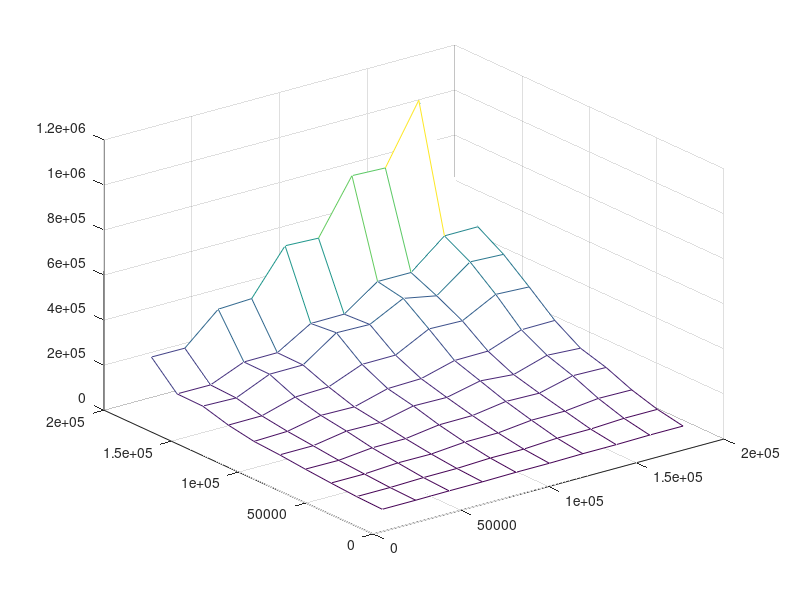

This figure's MATLAB source:
xx = [193647,174592,155537,136482,117427,98372,79317,60262,41207,22152,;193648,174593,155538,136483,117428,98373,79318,60263,41208,22153,;193649,174594,155539,136484,117429,98374,79319,60264,41209,22154,;193650,174595,155540,136485,117430,98375,79320,60265,41210,22155,;193651,174596,155541,136486,117431,98376,79321,60266,41211,22156,;193652,174597,155542,136487,117432,98377,79322,60267,41212,22157,;193653,174598,155543,136488,117433,98378,79323,60268,41213,22158,;193654,174599,155544,136489,117434,98379,79324,60269,41214,22159,;193655,174600,155545,136490,117435,98380,79325,60270,41215,22160,;193656,174601,155546,136491,117436,98381,79326,60271,41216,22161,;]
yy = [193657,193656,193655,193654,193653,193652,193651,193650,193649,193648,;174602,174601,174600,174599,174598,174597,174596,174595,174594,174593,;155547,155546,155545,155544,155543,155542,155541,155540,155539,155538,;136492,136491,136490,136489,136488,136487,136486,136485,136484,136483,;117437,117436,117435,117434,117433,117432,117431,117430,117429,117428,;98382,98381,98380,98379,98378,98377,98376,98375,98374,98373,;79327,79326,79325,79324,79323,79322,79321,79320,79319,79318,;60272,60271,60270,60269,60268,60267,60266,60265,60264,60263,;41217,41216,41215,41214,41213,41212,41211,41210,41209,41208,;22162,22161,22160,22159,22158,22157,22156,22155,22154,22153,;]
zz = [514589,1.02566e+06,765318,771199,533882,540264,345845,339001,206075,206894,;476128,475741,353292,353604,248867,247559,158041,157010,95169.4,95735.9,;405949,412750,302286,331007,255414,258676,155875,155072,89848.7,93743.1,;313715,320839,243504,247609,171671,170793,110914,105960,62779.8,61810.4,;217242,215916,161424,159862,119583,115467,74455.2,76982.6,46316.2,41800.2,;146373,155054,109631,121761,88472.2,90863.8,57138.6,59564.5,34655.3,34345.5,;113119,116648,79284,82673.9,60318.7,59214.1,38096.1,37603.9,22276.6,23250.9,;66042.8,68262.2,51951.5,51920,35629.4,34855.4,22238.7,23093,13915.3,13957.1,;31899.2,32156.4,24709.7,24567.3,15988.4,16563.8,10520.2,10172.6,6227.45,6131.21,;10103.9,10277,7855.58,7898.43,5569.29,5673,3563.16,3588.97,2200.3,2132.44,;]
mesh(xx,yy,zz)
